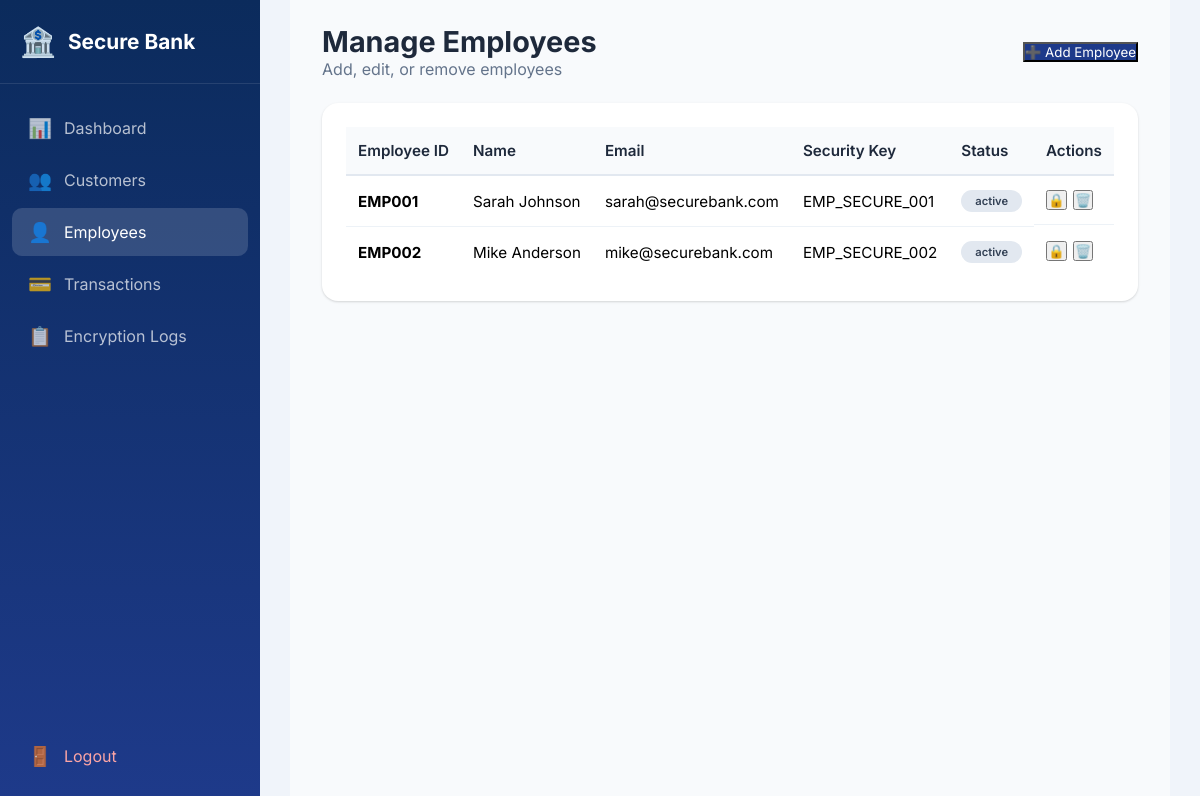
/admin/employees.php (signed in), run on the app's committed database.
### tables this page shows
CREATE TABLE employees (
    id INT PRIMARY KEY AUTO_INCREMENT,
    employee_id VARCHAR(20) UNIQUE NOT NULL,
    full_name VARCHAR(100) NOT NULL,
    email VARCHAR(100) UNIQUE NOT NULL,
    password_hash VARCHAR(255) NOT NULL,
    security_key VARCHAR(255) NOT NULL,
    created_at TIMESTAMP DEFAULT CURRENT_TIMESTAMP,
    status ENUM('active', 'inactive') DEFAULT 'active'
);

### admin/employees.php (the view, shortened to what this page needs)
<?php
$db = new Database();
$conn = $db->getConnection();
$stmt = $conn->query("SELECT * FROM employees ORDER BY created_at DESC");
$employees = $stmt->fetchAll();
?>
<!DOCTYPE html>
<html lang="en">
<head>
    <link rel="stylesheet" href="../css/style.css">
    <link rel="stylesheet" href="../css/dashboard.css">
    <link rel="stylesheet" href="../css/admin.css">
</head>
<body>
    <div class="sidebar">
        <div class="sidebar-brand">
            <span class="brand-icon">🏦</span>
            <span>Secure Bank</span>
        </div>
        <nav class="sidebar-nav">
            <a href="dashboard.php">
                <span class="nav-icon">📊</span>
                <span>Dashboard</span>
            </a>
            <a href="customers.php">
                <span class="nav-icon">👥</span>
                <span>Customers</span>
            </a>
            <a href="employees.php" class="active">
                <span class="nav-icon">👤</span>
                <span>Employees</span>
            </a>
            <a href="transactions.php">
                <span class="nav-icon">💳</span>
                <span>Transactions</span>
            </a>
            <a href="logs.php">
                <span class="nav-icon">📋</span>
                <span>Encryption Logs</span>
            </a>
            <a href="../auth/logout.php" class="logout">
                <span class="nav-icon">🚪</span>
                <span>Logout</span>
            </a>
        </nav>
    </div>
    <div class="main-content">
        <header class="page-header">
            <div>
                <h1>Manage Employees</h1>
                <p>Add, edit, or remove employees</p>
            </div>
            <button onclick="document.getElementById('addModal').classList.add('active')" class="btn-primary">
                ➕ Add Employee
            </button>
        </header>
        <div class="panel">
            <div class="table-responsive">
                <table>
                    <thead>
                        <tr>
                            <th>Employee ID</th>
                            <th>Name</th>
                            <th>Email</th>
                            <th>Security Key</th>
                            <th>Status</th>
                            <th>Actions</th>
                        </tr>
                    </thead>
                    <tbody>
                        <?php if (empty($employees)): ?>
                        <tr><td colspan="6" class="text-center">No employees found</td></tr>
                        <?php else: foreach ($employees as $e): ?>
                        <tr>
                            <td><strong><?= htmlspecialchars($e['employee_id']) ?></strong></td>
                            <td><?= htmlspecialchars($e['full_name']) ?></td>
                            <td><?= htmlspecialchars($e['email']) ?></td>
                            <td><code><?= htmlspecialchars($e['security_key']) ?></code></td>
                            <td>
                                <span class="badge badge-<?= $e['status'] ?>">
                                    <?= $e['status'] ?>
                                </span>
                            </td>
                            <td class="action-buttons">
                                <form method="POST" style="display:inline;">
                                    <button type="submit" class="btn-sm btn-toggle">
                                        <?= $e['status'] === 'active' ? '🔒' : '🔓' ?>
                                    </button>
                                </form>
                                <form method="POST" style="display:inline;" onsubmit="return confirm('Are you sure?')">
                                    <button type="submit" class="btn-sm btn-delete">🗑️</button>
                                </form>
                            </td>
                        </tr>
                        <?php endforeach; endif; ?>
                    </tbody>
                </table>
            </div>
        </div>
    </div>
</body>
</html>

### css/style.css (style rules this page uses)
:root { --primary: #1e3a8a; --primary-dark: #0b2b5c; --primary-light: #3b5fc4; --gray-50: #f8fafc; --gray-100: #f1f5f9; --gray-200: #e2e8f0; --gray-400: #94a3b8; --gray-500: #64748b; --gray-600: #475569; --gray-800: #1e293b; --success: #16a34a; --warning: #f59e0b; --danger: #dc2626; --shadow: 0 1px 3px rgba(0, 0, 0, 0.1), 0 1px 2px rgba(0, 0, 0, 0.06); --shadow-lg: 0 10px 15px -3px rgba(0, 0, 0, 0.1), 0 4px 6px -2px rgba(0, 0, 0, 0.05); }
* { box-sizing: border-box; margin: 0; padding: 0; font-family: 'Inter', -apple-system, BlinkMacSystemFont, 'Segoe UI', Roboto, sans-serif; }
body { background: #f0f4fa; min-height: 100vh; display: flex; justify-content: center; align-items: center; }
.btn-primary { background: #1e3a8a; color: white; }
.badge { background: #e2e8f0; padding: 4px 14px; border-radius: 40px; font-size: 0.7rem; font-weight: 600; color: #334155; display: inline-block; }
table { width: 100%; border-collapse: collapse; font-size: 0.95rem; }
th { background: #f8fafc; padding: 14px 12px; text-align: left; font-weight: 600; color: #1e293b; border-bottom: 2px solid #e2e8f0; }
td { padding: 14px 12px; border-bottom: 1px solid #edf2f7; vertical-align: middle; }
tr:last-child td { border-bottom: none; }

### css/dashboard.css (style rules this page uses)
.sidebar { position: fixed; left: 0; top: 0; bottom: 0; width: 260px; background: linear-gradient(180deg, var(--primary-dark), var(--primary)); color: white; display: flex; flex-direction: column; z-index: 100; transition: all 0.3s ease; }
.sidebar-brand { padding: 24px 20px; display: flex; align-items: center; gap: 12px; font-size: 1.3rem; font-weight: 700; border-bottom: 1px solid rgba(255, 255, 255, 0.1); }
.brand-icon { font-size: 1.8rem; }
.sidebar-nav { flex: 1; padding: 20px 12px; display: flex; flex-direction: column; gap: 4px; }
.sidebar-nav a { display: flex; align-items: center; gap: 12px; padding: 12px 16px; border-radius: 10px; color: rgba(255, 255, 255, 0.7); text-decoration: none; transition: all 0.3s ease; }
.sidebar-nav a.active { background: rgba(255, 255, 255, 0.15); color: white; }
.sidebar-nav a.logout { margin-top: auto; color: #fca5a5; }
.nav-icon { font-size: 1.2rem; }
.main-content { margin-left: 260px; padding: 24px 32px; min-height: 100vh; background: var(--gray-50); }
.page-header { display: flex; justify-content: space-between; align-items: center; margin-bottom: 24px; }
.page-header h1 { font-size: 1.8rem; font-weight: 700; color: var(--gray-800); }
.page-header p { color: var(--gray-500); }
.panel { background: white; border-radius: 16px; padding: 24px; box-shadow: var(--shadow); margin-bottom: 24px; }
.action-buttons { display: flex; gap: 6px; flex-wrap: wrap; }

### data on the page
employees: employee "EMP001", full_name "Sarah Johnson", email "sarah@securebank.com", security_key "EMP_SECURE_001", status "active"
employees: employee "EMP002", full_name "Mike Anderson", email "mike@securebank.com", security_key "EMP_SECURE_002", status "active"
